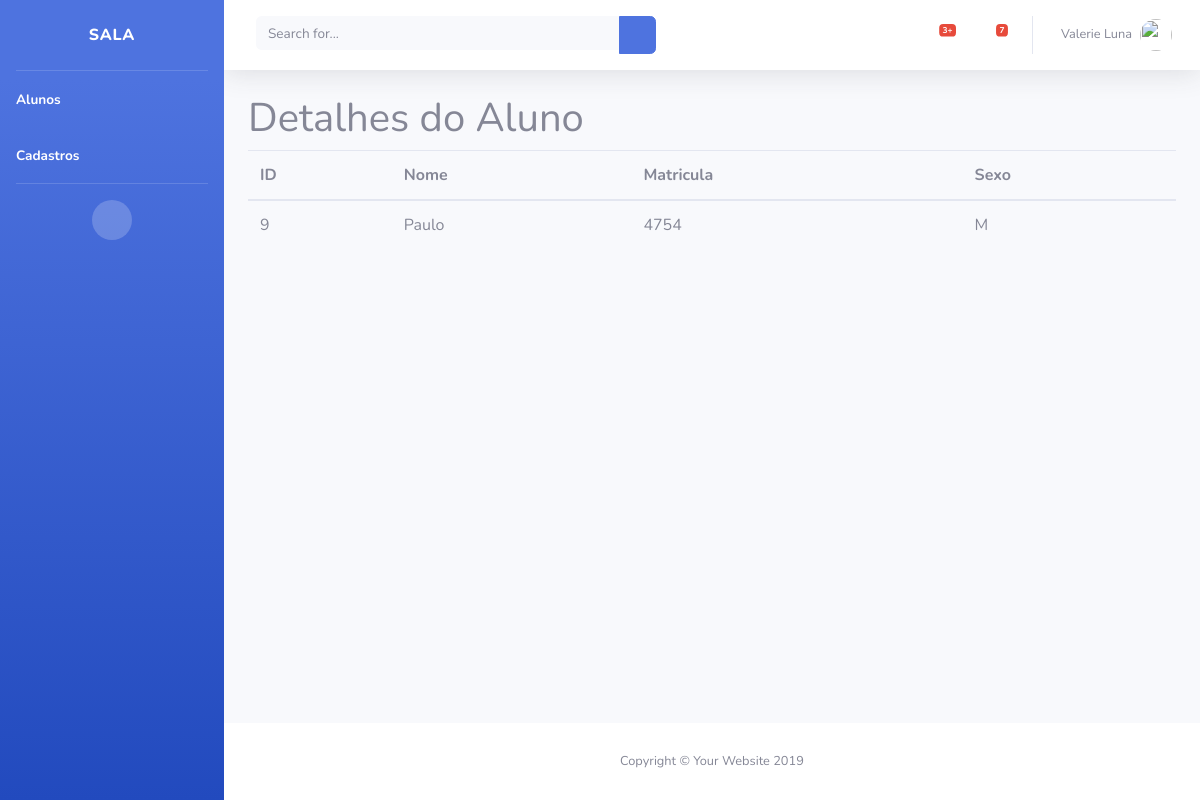
The page /aula/aluno/show/9 on the database its author committed.
### aula/models.py (models this page shows, shortened)
class Aluno(models.Model):
    nome = models.CharField(max_length=50)
    matricula = models.IntegerField()
    sexo = models.CharField(max_length=1)

### aula/views.py (the view)
# urls.py: path('aluno/show/<int:id>', views.aluno_show),
def aluno_show(request,id):
    aluno = Aluno.objects.get(pk=id)
    return render(request, 'aluno/show.html',{'aluno':aluno})

### aula/templates/aluno/show.html
{% extends 'base.html' %}
{% block conteudo %}
<h1>Detalhes do Aluno</h1>
<table class="table">
    <thead>
        <tr>
            <th>ID</th>
            <th>Nome</th>
            <th>Matricula</th>
            <th>Sexo</th>
        </tr>
    </thead>
    <tbody>
            <tr>
                <td>{{aluno.id}}</td>
                <td>{{aluno.nome}}</td>
                <td>{{aluno.matricula}}</td>
                <td>{{aluno.sexo}}</td>
            </tr>
    </tbody>
</table>
{% endblock %}

### rows shown on the page
Aluno: id "9", nome "Paulo", matricula "4754", sexo "M"
